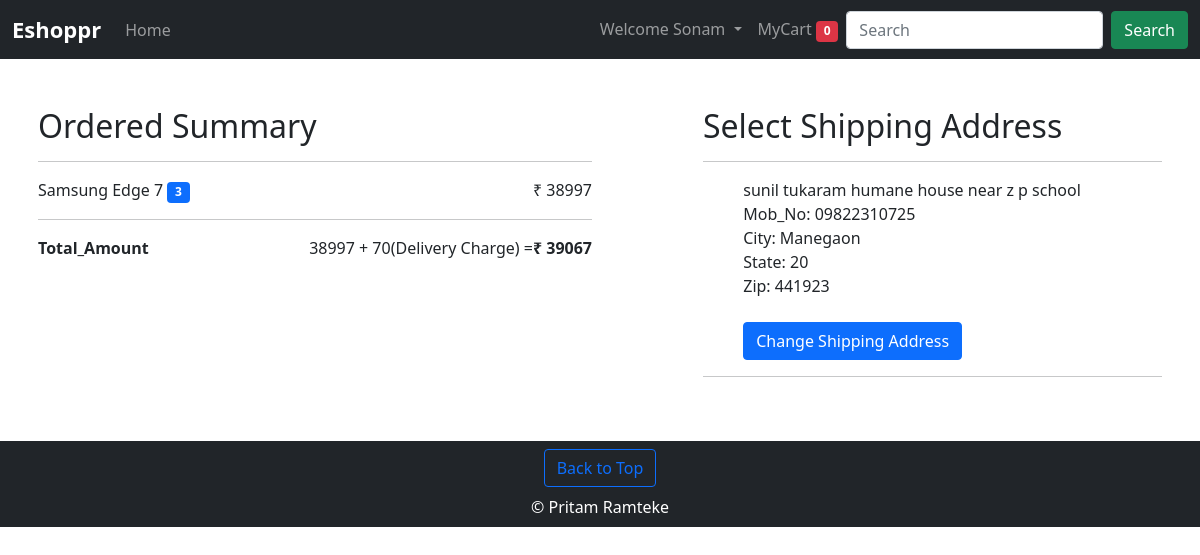
The app's page /checkout/ (signed in) with its own data.
### shop/models.py (models this page shows, shortened)
class Cart(models.Model):
    user = models.ForeignKey(User,on_delete=models.CASCADE) ## many-to-one relationship
    product_name = models.ForeignKey(Product,on_delete=models.PROTECT) ## if product added in chart then product cannot delete
    quantity = models.IntegerField(default=1)
    add_time = models.DateTimeField(auto_now_add=True)

class Product(models.Model):
    product_id = models.AutoField(primary_key=True)
    product_name = models.CharField(max_length=50)
    category = models.CharField(max_length=50, default='',blank=True)
    sub_category = models.CharField(max_length=50, default='',blank=True)
    price = models.IntegerField(default=0)
    product_image = models.ImageField(upload_to='images/product_images/' ,null=True,blank=True,default='images/cute.jfif')
    desc = models.CharField(max_length=300)
    pub_date = models.DateField()
    def __str__(self):
        return self.product_name

class Address(models.Model):
    user = models.ForeignKey(User,on_delete=models.CASCADE) ## many-to-one relationship
    delivery_address = models.BooleanField(default=False)
    name = models.CharField(max_length=50,default='',blank=True)
    email = models.EmailField(default='',blank=True)
    address = models.TextField(max_length=1000)
    phone_number = models.CharField(max_length=12,default='')
    city = models.CharField(max_length=50,default='')
    state = models.CharField(max_length=30,default='')
    zip = models.CharField(default='', max_length=6)
    class Meta:
        verbose_name = 'Address'
        verbose_name_plural = 'Addresses'

### shop/views.py (the view)
# urls.py: path('checkout/',views.Checkout.as_view(),name='checkout'),
@method_decorator(login_required, name='dispatch')
class Checkout(View):
    template_name = 'shop/checkout.html'
    def get(self, request):
        if request.method == 'POST':
            form = AddressForm(request.POST)
            if form.is_valproduct_id():
                form.save()
        else:
            form = AddressForm()
        cart = Cart.objects.filter(user=request.user)
        addresses = Address.objects.filter(Q(user=request.user) & Q(delivery_address=True))
        tot_price = 0
        for product in cart:
            tot_price += product.product_name.price * product.quantity
        context={'cart':cart,'addresses':addresses, 'tot_price':tot_price, 'form':form}
        return render(request,self.template_name,context)

### shop/forms.py
class AddressForm(forms.ModelForm):
    class Meta:
        model = Address
        fields = ['address','phone_number','city','state','zip']
        widgets={
            'address':forms.Textarea(attrs={'class':'form-control',"rows":2, "cols":20}),
            'phone_number':forms.TextInput(attrs={'class':'form-control'}),
            'city':forms.TextInput(attrs={'class':'form-control'}),
            'state':forms.TextInput(attrs={'class':'form-control'}),
            'zip':forms.TextInput(attrs={'class':'form-control'}),
        }

### shop/templates/shop/checkout.html (shortened to what this page needs)
{% extends 'base.html' %}
{% load static %}
{% load mathfilters %}
{% block body %}
<div class="container mt-5 mb-5">
    <div class="row">
        <div class="col-md-6 col-xs-6 col-sm-6 px-2">
            <h2>Ordered Summary</h2>
            <hr>
            {% if cart %}
            {% for i in cart %}
                <div>
                    <span>{{i.product_name}}</span>
                    <span class='badge bg-primary'>{{i.quantity}}</span>
                    <span style='float:right;'> ₹ {{i.product_name.price|mul:i.quantity}}</span>
                </div>
            {% endfor %}
            <hr>
            <div>
                <span style="font-weight:bold;">Total_Amount </span>
                <span style='float:right'>
                {{tot_price}} + 70(Delivery Charge) =
                <span  style="font-weight:bold;float:right;"> ₹ {{tot_price|add:70}}</span></span>
            </div>
            {% else %}
            <div class="alert alert-warning">
                Empty Cart
            </div>
            {% endif %}
        </div>
        <div class="col-md-5 col-xs-5 col-sm-5 px-2 offset-1">
            <h2>Select Shipping Address</h2>
            <hr>
            {% if addresses %}
                {% for i in addresses %}
                <div class="row">
                    <div class="col-md-10 offset-1">
                        <span>{{i.address}}</span><br>
                        <span>Mob_No: {{i.phone_number}}</span><br>
                        <span>City: {{i.city}}</span><br>
                        <span>State: {{i.state}}</span><br>
                        <span>Zip: {{i.zip}}</span><br><br>
                        <span>
                            <a href="{% url 'change_shipping_adrress' %}" type="button" class="btn btn-primary">
                            Change Shipping Address
                            </a>
                        </span>
                    </div>
                </div>
                <hr>
                {% endfor %}
            {% else %}
                <div class="alert alert-info">
                No Address Added yet!
                </div>
                <a href="{% url 'add_address' %}" class='btn btn-secondary'>Add Address</a>
            {% endif %}
        </div>
    </div>
</div>
{% endblock body %}

### templates/navbar_shop.html (shortened to what this page needs)
<nav class="navbar navbar-expand-lg navbar-dark bg-dark">
  <div class="container-fluid">
    <a class="navbar-brand" href="{% url 'home' %}">Eshoppr</a>
    <nav class="collapse navbar-collapse " id="navbarSupportedContent">
      <ul class="navbar-nav me-auto mb-2 mb-lg-0">
        <li class="nav-item">
          <a class="nav-link {{home}}" aria-current="page" href="{% url 'home' %}">Home</a>
        </li>
      </ul>
      <span class='d-flex'>
        <ul class="navbar-nav me-auto mb-2 mb-lg-0 ">
          {% if request.user.is_authenticated %}
          <li class="nav-item dropdown">
            <a class="nav-link dropdown-toggle" href="#" id="navbarDropdown" role="button" data-bs-toggle="dropdown"
              aria-expanded="false">
              Welcome {{request.user|capfirst}}
            </a>
          </li>
          <li class="nav-item  ">
            <a class="nav-link {{mycart}}" href="{% url 'mycart' %}">MyCart <span id='cart'
                class='badge bg-danger'>0</span></a>
          </li>
          {% endif %}
        </ul>
      </span>
      <form method='get' action='/search/' class='d-flex '>
          <input class="form-control me-2 search_form" type="search" placeholder="Search" aria-label="Search"
            name='search' id='search'>
          <button class="btn btn-success" type="submit">Search</button>
      </form>
    </nav>
  </div>
</nav>

### static/mac/css/shop.css (style rules this page uses)
.navbar-brand { font-weight: 800!important; font-size: 22px!important; }

### records on screen
Cart: product_name "Samsung Edge 7", quantity "3", product_name.price|mul "38997"
Address: address "sunil tukaram humane house near z p school", phone_number "09822310725", city "Manegaon", state "20", zip "441923"

### other values on screen
{{ request.user|capfirst }} "Sonam"
{{ tot_price }} "38997"
{{ tot_price|add:70 }} "39067"
